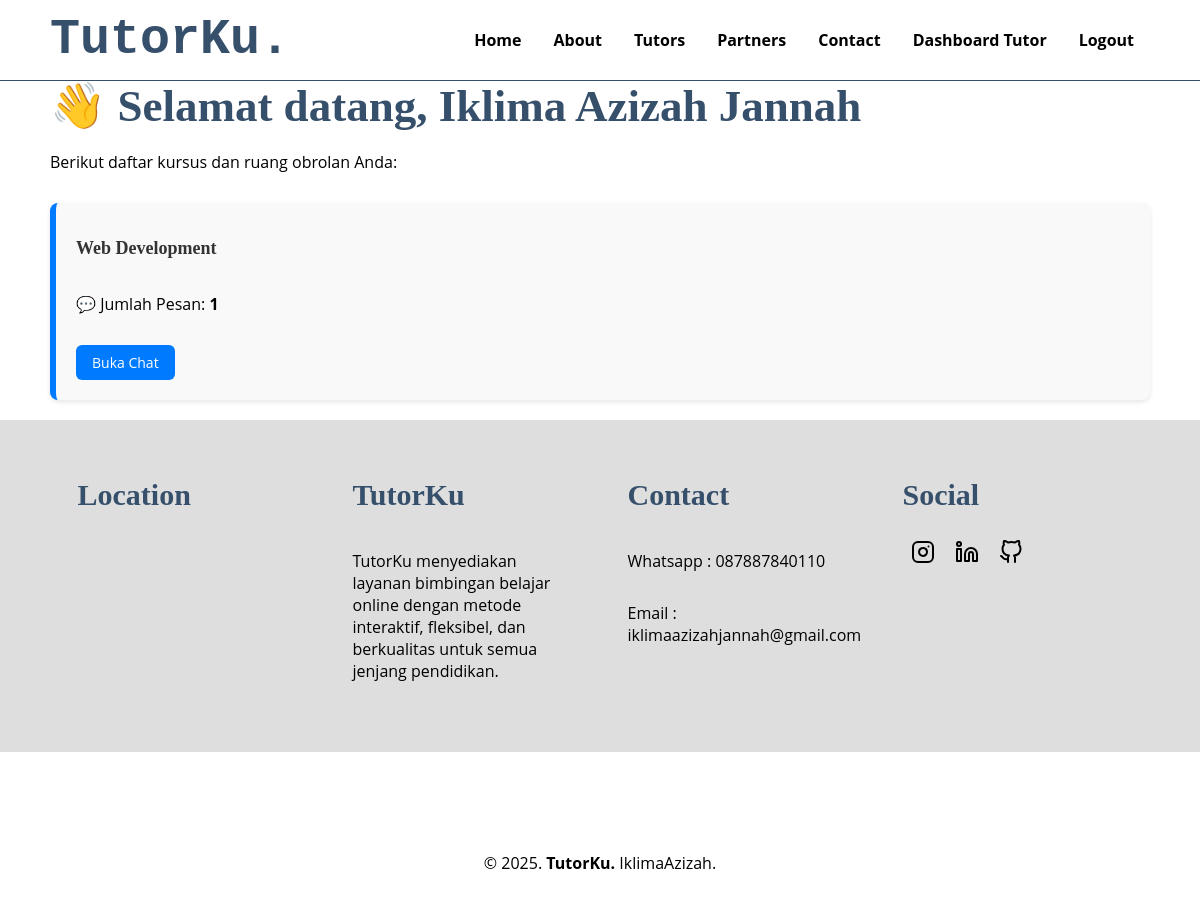
Screenshot of /tutor_dashboard.php (signed in) with the database file from the repository.
### tables this page shows
CREATE TABLE `content` (
  `id` int(11) NOT NULL,
  `foto` varchar(255) NOT NULL,
  `judul` varchar(255) NOT NULL,
  `isi` text NOT NULL,
  `tgl_isi` datetime NOT NULL DEFAULT current_timestamp() ON UPDATE current_timestamp(),
  `id_tutor` int(11) DEFAULT NULL
);

CREATE TABLE `info` (
  `id` int(11) NOT NULL,
  `judul` varchar(225) NOT NULL,
  `isi` text NOT NULL,
  `tgl_isi` timestamp NOT NULL DEFAULT current_timestamp() ON UPDATE current_timestamp()
);

### inc/inc_fungsi.php (called while the page is built, shortened)
<?php
function ambil_isi_info($id,$kolom){
    global $koneksi;
    $sql1 = "select $kolom from info where id ='$id'";
    $q1 = mysqli_query($koneksi,$sql1);
    $r1 = mysqli_fetch_array($q1);
    return $r1[$kolom];
}

### tutor_dashboard.php (the view, shortened to what this page needs)
<?php
include("inc_header.php");
$id_tutor = $_SESSION['id_tutor'];
$nama_tutor = $_SESSION['tutor_nama'];
?>
<h2 style="margin-bottom: 10px;">👋 Selamat datang, <?php echo $nama_tutor ?></h2>
<p>Berikut daftar kursus dan ruang obrolan Anda:</p>
<div class="dashboard-container">
    <?php
    $sql = "SELECT c.id, c.judul,
               COUNT(k.id) AS jumlah_pesan
        FROM content c
        LEFT JOIN chat_room k
          ON k.id_kursus = c.id
         AND k.dibaca = '0'
         AND k.peran_pengirim = 'members'
        WHERE c.id_tutor = ?
        GROUP BY c.id
        ORDER BY c.id DESC";
    $stmt = mysqli_prepare($koneksi, $sql);
    if ($stmt) {
        mysqli_stmt_bind_param($stmt, "i", $id_tutor);
        mysqli_stmt_execute($stmt);
        $result = mysqli_stmt_get_result($stmt);
        if (mysqli_num_rows($result) > 0) {
            while ($row = mysqli_fetch_assoc($result)) {
                echo "
                <div class='card-course'>
                    <h3>{$row['judul']}</h3>
                    <p>💬 Jumlah Pesan: <strong>{$row['jumlah_pesan']}</strong></p>
                    <a href='tutor_chat_list.php?id_kursus={$row['id']}' class='btn-chat'>Buka Chat</a>
                </div>";
            }
        } else {
            echo "<p>⚠️ Belum ada kursus atau pesan.</p>";
        }
    } else {
        echo "<p>❌ Gagal memproses data: " . mysqli_error($koneksi) . "</p>";
    }
    ?>
</div>
<?php include("inc_footer.php") ?>

### inc_footer.php (shortened to what this page needs)
</div>
<div id="contact">
    <div class="wrapper">
        <div class="footer">
            <div class="footer-section">
                <h3>Location</h3>
                <iframe
                    src="https://www.google.com/maps/embed?pb=!1m18!1m12!1m3!1d3964.8097419736164!2d106.85628137409918!3d-6.41848726276821!2m3!1f0!2f0!3f0!3m2!1i1024!2i768!4f13.1!3m3!1m2!1s0x2e69ebac813f9cb1%3A0x5e03d94c009a6dbf!2sMasjid%20Jami&#39;%20As-Syifa!5e0!3m2!1sid!2sid!4v1738572054634!5m2!1sid!2sid"
                    style="width: 200px; height: 100px; border: 0;"
                    allowfullscreen=""
                    loading="lazy"
                ></iframe>
            </div>
            <div class="footer-section">
                <h3><?php echo ambil_isi_info('1','judul') ?></h3>
                <?php echo ambil_isi_info('1','isi') ?>
            </div>
            <div class="footer-section">
                <h3><?php echo ambil_isi_info('2','judul') ?></h3>
                 <?php echo ambil_isi_info('2','isi') ?>
            </div>
            <div class="footer-section">
                <h3>Social</h3>
                <a href="https://www.instagram.com/iklimaazizah/"
                ><i data-feather="instagram"></i
                ></a>
                <a href="https://www.linkedin.com/in/iklima-azizah-jannah/"
                ><i data-feather="linkedin"></i
                ></a>
                <a href="https://github.com/iklimaazjnnh"
                ><i data-feather="github"></i
                ></a>
            </div>
        </div>
    </div>
</div>
<div id="copyright">
  <div class="wrapper">&copy; 2025. <b>TutorKu.</b> IklimaAzizah.</div>
</div>
</body>
</html>

### css/style.css (style rules this page uses)
* { text-decoration: none; box-sizing: border-box; outline: none; border: none; margin: 0px; padding: 0px; }
body { margin: 0px; padding: 0px; font-family: "Open Sans", sans-serif; }
html { scroll-behavior: smooth; }
.wrapper { width: 1100px; margin: auto; position: relative; }
h2 { font-family: "comic sans ms"; font-weight: 800; font-size: 45px; margin-bottom: 20px; color: #364f6b; width: 100%; line-height: 50px; }
p { margin: 10px 0px 10px 0px; padding: 10px 0px 10px 0px; }
#contact { background: #dedede; padding: 50px 0px 50px 0px; }
.footer { width: 100%; position: relative; display: flex; flex-wrap: wrap; margin: auto; }
.footer-section { width: 20%; margin: 0 auto; }
h3 { font-family: "comic sans ms"; font-weight: 800; font-size: 30px; margin-bottom: 20px; color: #364f6b; width: 100%; line-height: 50px; }
.footer-section a { color: #000000; margin: 0.5rem; }
#copyright { text-align: center; width: 100%; padding: 50px 0px 50px 0px; margin-top: 50px; }
.dashboard-container { display: grid; grid-template-columns: repeat(auto-fit, minmax(280px, 1fr)); gap: 20px; margin-top: 20px; }
.card-course { background-color: #f9f9f9; padding: 20px; margin-bottom: 20px; border-left: 6px solid #007bff; border-radius: 8px; box-shadow: 0 2px 5px rgba(0,0,0,0.1); transition: all 0.3s ease; }
.card-course h3 { margin: 0 0 10px; font-size: 18px; color: #333; }
.btn-chat { display: inline-block; padding: 8px 16px; background-color: #007bff; color: white; text-decoration: none; border-radius: 6px; margin-top: 10px; font-size: 14px; transition: background-color 0.3s ease; }

### rows the page displays
content: judul "Web Development", jumlah_pesan "1"
info: judul "TutorKu", isi "TutorKu menyediakan layanan bimbingan belajar online dengan metode interaktif, fleksibel, dan berkualitas untuk semua jenjang pendidikan."
info: judul "Contact", isi "Whatsapp : 087887840110 Email : iklimaazizahjannah@gmail.com"

### other values shown
$nama_tutor "Iklima Azizah Jannah"
